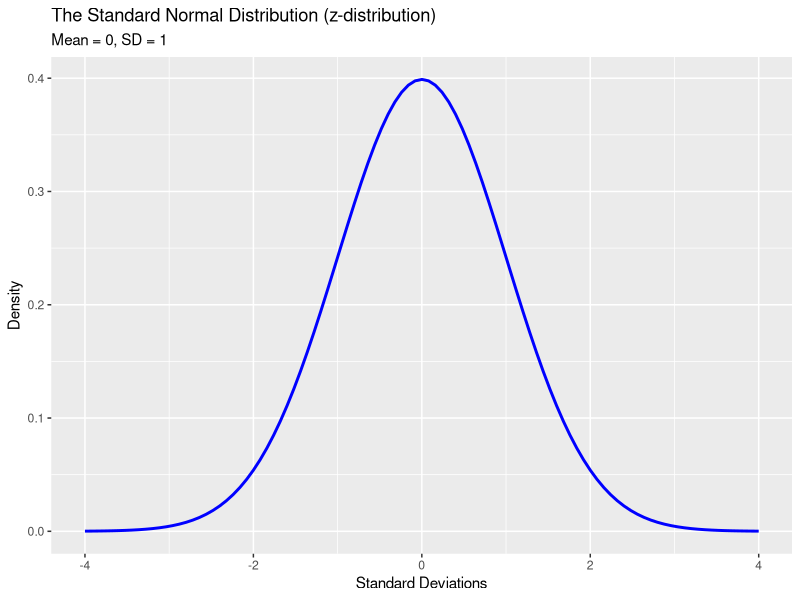
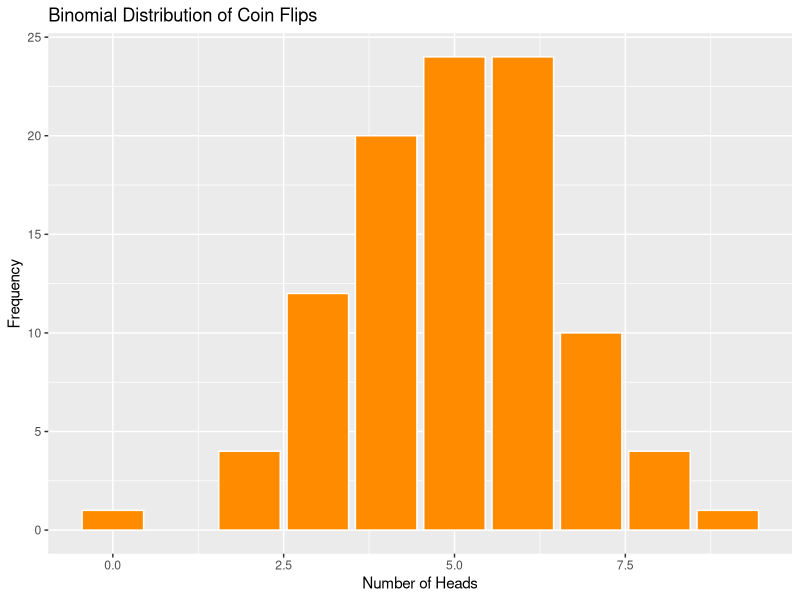
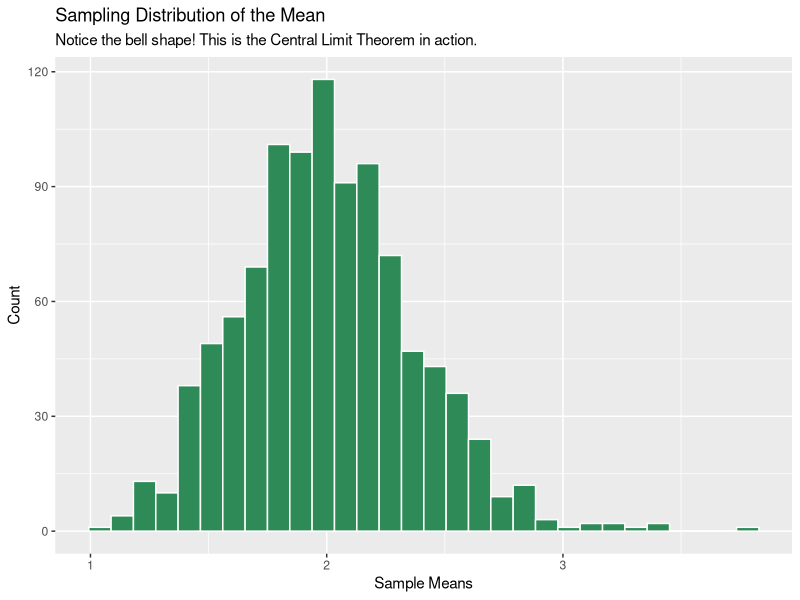

Here is the R script that generated these plots, in order:
## ---- chunk 1
#| label: fig-standard-normal
#| fig-cap: "The Standard Normal Distribution curve with a mean of 0 and standard deviation of 1."
#| fig-alt: "A line graph showing the classic symmetric bell-shaped curve of the Standard Normal Distribution. The peak of the curve is at the center (0 on the x-axis). The curve tapers off as it moves toward negative 4 and positive 4 standard deviations, representing the decreasing probability density in the tails."
#| warning: false
#| message: false

library(tidyverse)

# Generating a theoretical normal distribution
data.frame(x = c(-4, 4)) |>
  ggplot(aes(x)) +
  stat_function(fun = dnorm, color = "blue", linewidth = 1) +
  labs(title = "The Standard Normal Distribution (z-distribution)",
       subtitle = "Mean = 0, SD = 1",
       x = "Standard Deviations", y = "Density")
## ---- chunk 2
#| label: fig-binomial-flips
#| fig-cap: "Bar chart showing the results of 100 people flipping a coin 10 times each."
#| fig-alt: "A bar chart representing a binomial distribution. The x-axis shows the number of heads (0 to 10) and the y-axis shows how many people achieved that result. The bars are highest at 5 heads, following a symmetric bell-like shape, with very few people getting 0 or 10 heads."
#| warning: false
#| message: false

library(tidyverse)

# Simulating 100 people flipping a coin 10 times each
set.seed(123) # Setting a seed makes the simulation (and your alt-text) consistent
flips <- rbinom(n = 100, size = 10, prob = 0.5)

ggplot(data.frame(flips), aes(x = flips)) +
  geom_bar(fill = "darkorange", color = "white") +
  labs(title = "Binomial Distribution of Coin Flips",
       x = "Number of Heads", 
       y = "Frequency")
## ---- chunk 3
#| label: fig-clt-sampling-distribution
#| fig-cap: "Sampling distribution of the mean for 1,000 samples (n = 30) drawn from an exponential population."
#| fig-alt: "A histogram showing the sampling distribution of 1,000 sample means. Although the original population was exponential (skewed), this distribution of means is symmetric and bell-shaped, centered at 2. This visually demonstrates the Central Limit Theorem. The bars are seagreen with white borders."
#| warning: false
#| message: false

library(tidyverse)

# 1. Take 1000 samples of size 30 from a random population
# We set a seed so the 'bell shape' described in alt-text stays consistent
set.seed(42)
samples <- replicate(1000, mean(rexp(30, rate = 0.5)))

# 2. Visualize the results
ggplot(data.frame(samples), aes(x = samples)) +
  geom_histogram(fill = "seagreen", color = "white", bins = 30) +
  labs(title = "Sampling Distribution of the Mean",
       subtitle = "Notice the bell shape! This is the Central Limit Theorem in action.",
       x = "Sample Means", y = "Count")
## ---- chunk 4
#| label: calc-height-prob
#| echo: true

# Probability of a height greater than 190cm
prob <- 1 - pnorm(190, mean = 170, sd = 10)
